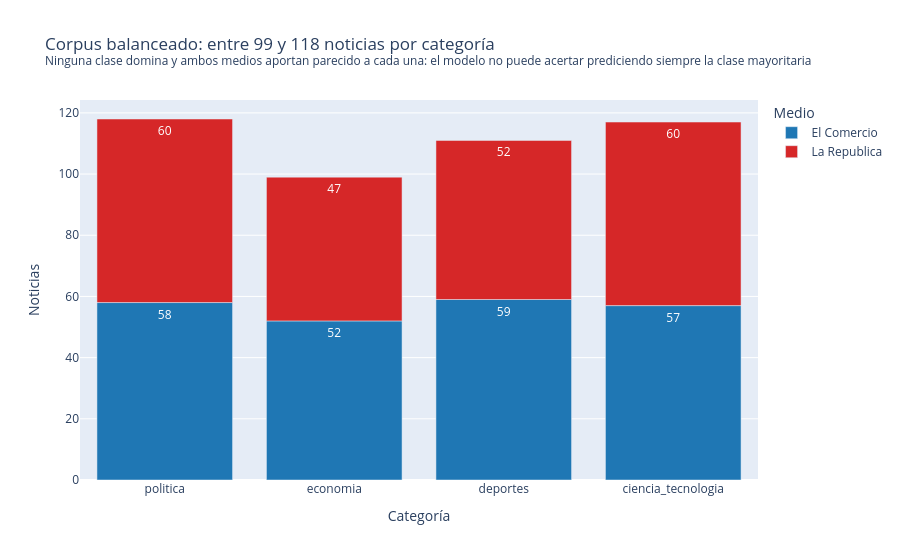

Notebook source saved alongside this figure:
### Markdown cell above
## 7. Análisis exploratorio (EDA)

Cada gráfico lleva como título la **conclusión analítica** que se lee en él. Los números del título se calculan
desde los datos, así que la conclusión siempre coincide con lo que muestra el gráfico.

### Code cell
df["fecha_dt"] = pd.to_datetime(df["fecha"], errors="coerce")
df["largo_titular"] = df["titular"].str.len()
COLORES_MEDIO = {"El Comercio": "#1f77b4", "La Republica": "#d62728"}

n_cat = df["etiqueta"].value_counts().reindex(CATEGORIAS)
por_medio_cat = df.groupby(["etiqueta", "medio"]).size().rename("noticias").reset_index()
fig1 = px.bar(
    por_medio_cat, x="etiqueta", y="noticias", color="medio", text="noticias",
    category_orders={"etiqueta": CATEGORIAS}, color_discrete_map=COLORES_MEDIO,
    labels={"etiqueta": "Categoría", "noticias": "Noticias", "medio": "Medio"},
    title=(f"Corpus balanceado: entre {n_cat.min()} y {n_cat.max()} noticias por categoría"
           f"<br><sup>Ninguna clase domina y ambos medios aportan parecido a cada una: el modelo no puede "
           f"acertar prediciendo siempre la clase mayoritaria</sup>"),
)
fig1.show()

### Figure 1 — Plotly figure (JSON) as saved in the notebook; plotly's stock layout.template omitted (floating-point values rounded to 4 significant figures)
{"data": [{"hovertemplate": "Medio=El Comercio<br>Categoría=%{x}<br>Noticias=%{text}<extra></extra>", "legendgroup": "El Comercio", "marker": {"color": "#1f77b4", "pattern": {"shape": ""}}, "name": "El Comercio", "orientation": "v", "showlegend": true, "text": [57.0, 59.0, 52.0, 58.0], "textposition": "auto", "type": "bar", "x": ["ciencia_tecnologia", "deportes", "economia", "politica"], "xaxis": "x", "y": [57, 59, 52, 58], "yaxis": "y"}, {"hovertemplate": "Medio=La Republica<br>Categoría=%{x}<br>Noticias=%{text}<extra></extra>", "legendgroup": "La Republica", "marker": {"color": "#d62728", "pattern": {"shape": ""}}, "name": "La Republica", "orientation": "v", "showlegend": true, "text": [60.0, 52.0, 47.0, 60.0], "textposition": "auto", "type": "bar", "x": ["ciencia_tecnologia", "deportes", "economia", "politica"], "xaxis": "x", "y": [60, 52, 47, 60], "yaxis": "y"}], "layout": {"barmode": "relative", "legend": {"title": {"text": "Medio"}, "tracegroupgap": 0}, "title": {"text": "Corpus balanceado: entre 99 y 118 noticias por categoría<br><sup>Ninguna clase domina y ambos medios aportan parecido a cada una: el modelo no puede acertar prediciendo siempre la clase mayoritaria</sup>"}, "xaxis": {"anchor": "y", "categoryarray": ["politica", "economia", "deportes", "ciencia_tecnologia"], "categoryorder": "array", "domain": [0.0, 1.0], "title": {"text": "Categoría"}}, "yaxis": {"anchor": "x", "domain": [0.0, 1.0], "title": {"text": "Noticias"}}}}
